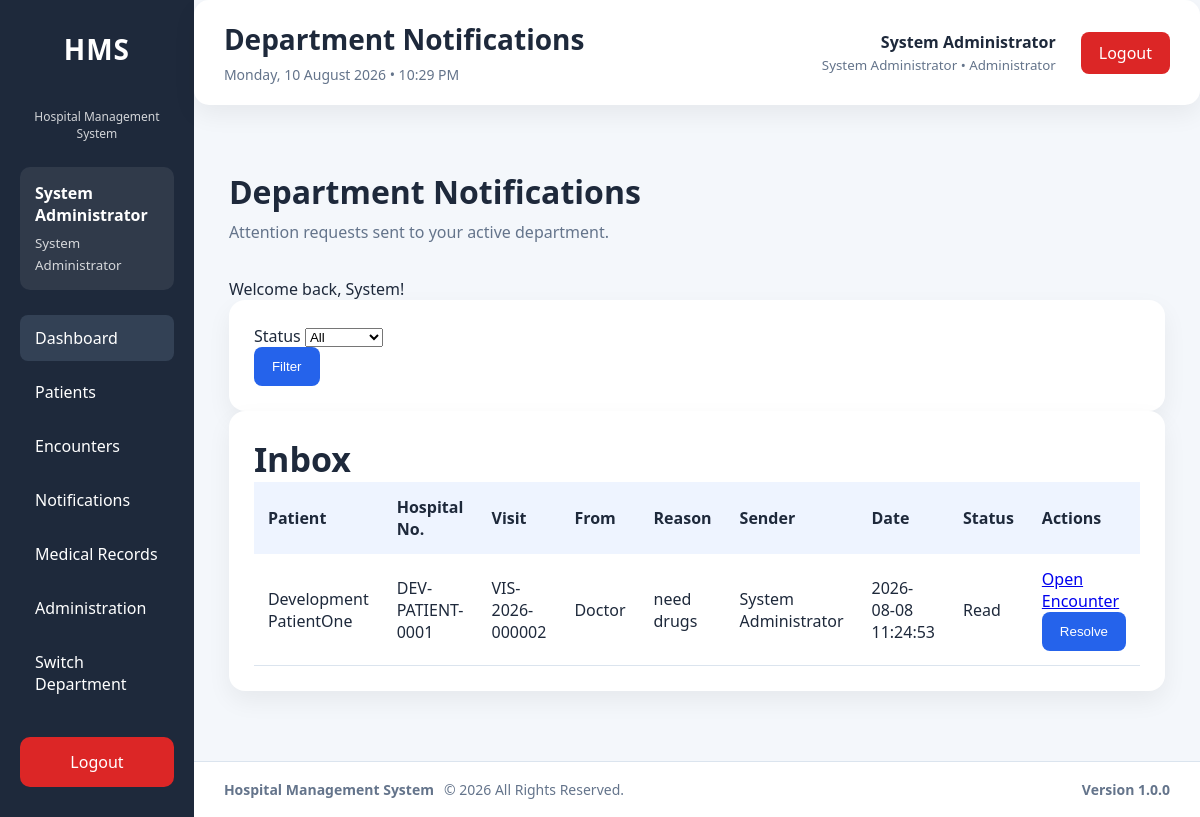
Page /modules/department_notifications/index.php (signed in) on the committed database.
### tables this page shows
CREATE TABLE `department_notifications` (
  `id` bigint(20) NOT NULL AUTO_INCREMENT,
  `visit_id` int(11) NOT NULL,
  `patient_id` int(11) NOT NULL,
  `from_department_id` int(11) DEFAULT NULL,
  `to_department_id` int(11) NOT NULL,
  `sent_by` int(11) NOT NULL,
  `reason` text NOT NULL,
  `status` enum('Unread','Read','Resolved') NOT NULL DEFAULT 'Unread',
  `created_at` datetime NOT NULL DEFAULT current_timestamp(),
  `read_by` int(11) DEFAULT NULL,
  `read_at` datetime DEFAULT NULL,
  `resolved_by` int(11) DEFAULT NULL,
  `resolved_at` datetime DEFAULT NULL,
  PRIMARY KEY (`id`),
  KEY `idx_department_notifications_to_status` (`to_department_id`,`status`,`created_at`),
  KEY `idx_department_notifications_visit` (`visit_id`,`created_at`),
  KEY `idx_department_notifications_patient` (`patient_id`,`created_at`),
  KEY `idx_department_notifications_sender` (`sent_by`,`created_at`),
  KEY `fk_department_notifications_from_department` (`from_department_id`),
  KEY `fk_department_notifications_read_by` (`read_by`),
  KEY `fk_department_notifications_resolved_by` (`resolved_by`),
  CONSTRAINT `fk_department_notifications_from_department` FOREIGN KEY (`from_department_id`) REFERENCES `departments` (`id`) ON DELETE SET NULL ON UPDATE CASCADE,
  CONSTRAINT `fk_department_notifications_patient` FOREIGN KEY (`patient_id`) REFERENCES `patients` (`id`) ON UPDATE CASCADE,
  CONSTRAINT `fk_department_notifications_read_by` FOREIGN KEY (`read_by`) REFERENCES `users` (`id`) ON UPDATE CASCADE,
  CONSTRAINT `fk_department_notifications_resolved_by` FOREIGN KEY (`resolved_by`) REFERENCES `users` (`id`) ON UPDATE CASCADE,
  CONSTRAINT `fk_department_notifications_sent_by` FOREIGN KEY (`sent_by`) REFERENCES `users` (`id`) ON UPDATE CASCADE,
  CONSTRAINT `fk_department_notifications_to_department` FOREIGN KEY (`to_department_id`) REFERENCES `departments` (`id`) ON UPDATE CASCADE,
  CONSTRAINT `fk_department_notifications_visit` FOREIGN KEY (`visit_id`) REFERENCES `visits` (`id`) ON UPDATE CASCADE
);

CREATE TABLE `departments` (
  `id` int(11) NOT NULL AUTO_INCREMENT,
  `department_name` varchar(100) NOT NULL,
  `department_code` varchar(30) NOT NULL,
  `description` text DEFAULT NULL,
  `location` varchar(150) DEFAULT NULL,
  `contact_extension` varchar(30) DEFAULT NULL,
  `department_type` enum('Clinical','Administrative','Diagnostic','Support') NOT NULL DEFAULT 'Support',
  `queue_enabled` tinyint(1) NOT NULL DEFAULT 1,
  `is_active` tinyint(1) NOT NULL DEFAULT 1,
  `display_order` int(11) NOT NULL DEFAULT 0,
  `created_at` timestamp NOT NULL DEFAULT current_timestamp(),
  `updated_at` timestamp NULL DEFAULT NULL ON UPDATE current_timestamp(),
  PRIMARY KEY (`id`),
  UNIQUE KEY `uq_departments_name` (`department_name`),
  UNIQUE KEY `uq_departments_code` (`department_code`),
  KEY `idx_departments_active` (`is_active`),
  KEY `idx_departments_type` (`department_type`),
  KEY `idx_departments_queue` (`queue_enabled`)
);

CREATE TABLE `patients` (
  `id` int(11) NOT NULL AUTO_INCREMENT,
  `hospital_number` varchar(30) DEFAULT NULL,
  `first_name` varchar(100) NOT NULL,
  `normalized_first_name` varchar(100) DEFAULT NULL,
  `middle_name` varchar(100) DEFAULT NULL,
  `normalized_middle_name` varchar(100) DEFAULT NULL,
  `last_name` varchar(100) NOT NULL,
  `normalized_last_name` varchar(100) DEFAULT NULL,
  `gender` enum('Male','Female','Other','Unknown') NOT NULL,
  `date_of_birth` date NOT NULL,
  `marital_status` varchar(30) DEFAULT NULL,
  `occupation` varchar(100) DEFAULT NULL,
  `phone` varchar(20) DEFAULT NULL,
  `normalized_phone` varchar(30) DEFAULT NULL,
  `email` varchar(150) DEFAULT NULL,
  `normalized_email` varchar(150) DEFAULT NULL,
  `address` text DEFAULT NULL,
  `state_of_origin` varchar(100) DEFAULT NULL,
  `nationality` varchar(100) DEFAULT NULL,
  `blood_group` varchar(5) DEFAULT NULL,
  `genotype` varchar(5) DEFAULT NULL,
  `allergies` text DEFAULT NULL,
  `next_of_kin` varchar(150) DEFAULT NULL,
  `next_of_kin_relationship` varchar(100) DEFAULT NULL,
  `next_of_kin_phone` varchar(20) DEFAULT NULL,
  `registered_by` int(11) DEFAULT NULL,
  `demographic_version` int(11) NOT NULL DEFAULT 1,
  `created_at` timestamp NOT NULL DEFAULT current_timestamp(),
  `updated_at` timestamp NULL DEFAULT NULL ON UPDATE current_timestamp(),
  PRIMARY KEY (`id`),
  UNIQUE KEY `uq_patients_hospital_number` (`hospital_number`),
  KEY `idx_patients_last_name` (`last_name`),
  KEY `idx_patients_first_name` (`first_name`),
  KEY `idx_patients_phone` (`phone`),
  KEY `idx_patients_registered_by` (`registered_by`),
  KEY `idx_patients_demographic_version` (`id`,`demographic_version`),
  KEY `idx_patients_normalized_name` (`normalized_last_name`,`normalized_first_name`,`date_of_birth`),
  KEY `idx_patients_normalized_phone` (`normalized_phone`),
  KEY `idx_patients_normalized_email` (`normalized_email`),
  KEY `idx_patients_dob_normalized_name` (`date_of_birth`,`normalized_last_name`,`normalized_first_name`),
  CONSTRAINT `fk_patients_registered_by` FOREIGN KEY (`registered_by`) REFERENCES `users` (`id`) ON DELETE SET NULL ON UPDATE CASCADE
);

CREATE TABLE `visits` (
  `id` int(11) NOT NULL AUTO_INCREMENT,
  `visit_number` varchar(30) NOT NULL,
  `patient_id` int(11) NOT NULL,
  `visit_date` datetime NOT NULL,
  `visit_type` enum('Outpatient','Inpatient','Emergency','Referral') NOT NULL DEFAULT 'Outpatient',
  `current_department_id` int(11) DEFAULT NULL,
  `attending_doctor_id` int(11) DEFAULT NULL,
  `queue_number` int(11) DEFAULT NULL,
  `current_department_received_status` enum('Pending','Received') NOT NULL DEFAULT 'Pending',
  `current_department_received_by` int(11) DEFAULT NULL,
  `current_department_received_at` datetime DEFAULT NULL,
  `visit_status` enum('Waiting','Reception','Records','Nursing','Doctor','Laboratory','X-Ray','Pharmacy','Physiotherapy','Theatre','Accounts','Store','Completed','Cancelled') NOT NULL DEFAULT 'Waiting',
  `created_by` int(11) DEFAULT NULL,
  `created_at` timestamp NOT NULL DEFAULT current_timestamp(),
  `updated_at` timestamp NULL DEFAULT NULL ON UPDATE current_timestamp(),
  PRIMARY KEY (`id`),
  UNIQUE KEY `uq_visits_number` (`visit_number`),
  KEY `idx_visits_patient` (`patient_id`),
  KEY `idx_visits_department` (`current_department_id`),
  KEY `idx_visits_doctor` (`attending_doctor_id`),
  KEY `idx_visits_department_receive` (`current_department_id`,`current_department_received_status`),
  KEY `idx_visits_creator` (`created_by`),
  KEY `idx_visits_status` (`visit_status`),
  KEY `idx_visits_date` (`visit_date`),
  KEY `fk_visits_received_by` (`current_department_received_by`),
  CONSTRAINT `fk_visits_created_by` FOREIGN KEY (`created_by`) REFERENCES `users` (`id`) ON DELETE SET NULL ON UPDATE CASCADE,
  CONSTRAINT `fk_visits_department` FOREIGN KEY (`current_department_id`) REFERENCES `departments` (`id`) ON DELETE SET NULL ON UPDATE CASCADE,
  CONSTRAINT `fk_visits_doctor` FOREIGN KEY (`attending_doctor_id`) REFERENCES `users` (`id`) ON DELETE SET NULL ON UPDATE CASCADE,
  CONSTRAINT `fk_visits_patient` FOREIGN KEY (`patient_id`) REFERENCES `patients` (`id`) ON UPDATE CASCADE,
  CONSTRAINT `fk_visits_received_by` FOREIGN KEY (`current_department_received_by`) REFERENCES `users` (`id`) ON DELETE SET NULL ON UPDATE CASCADE
);

### modules/department_notifications/index.php (the view, shortened to what the rows shown need)
<?php
$pageTitle = 'Department Notifications';
require_once __DIR__ . '/../../config/auth.php';
require_once __DIR__ . '/../../config/database.php';
require_once __DIR__ . '/../../config/helpers.php';
require_once __DIR__ . '/../../services/DepartmentNotificationService.php';
$departmentId = (int)($currentUser['active_department_id'] ?? $_SESSION['active_department_id'] ?? $currentUser['department_id'] ?? 0);
$status = (string)($_GET['status'] ?? '');
$service = new DepartmentNotificationService($pdo);
$notifications = $departmentId > 0 ? $service->listForDepartment($departmentId, $status) : [];
require_once __DIR__ . '/../../layouts/header.php';
require_once __DIR__ . '/../../layouts/sidebar.php';
?>
<div class="main-container">
<?php require_once __DIR__ . '/../../layouts/navbar.php'; ?>
<main class="content">
    <div class="page-header">
        <div>
            <h1>Department Notifications</h1>
        </div>
    </div>
    <?php if ($departmentId <= 0): ?>
        <div class="card alert-warning">
            Select an active department before viewing department notifications.
        </div>
    <?php else: ?>
        <div class="card">
            <h2>Inbox</h2>
            <?php if ($notifications === []): ?>
                <p>No notifications found.</p>
            <?php else: ?>
                <div class="table-responsive">
                    <table>
                        <thead>
                            <tr>
                                <th>Patient</th>
                                <th>Hospital No.</th>
                                <th>Visit</th>
                                <th>From</th>
                                <th>Reason</th>
                                <th>Sender</th>
                                <th>Date</th>
                                <th>Status</th>
                                <th>Actions</th>
                            </tr>
                        </thead>
                        <tbody>
                            <?php foreach ($notifications as $notification): ?>
                                <tr>
                                    <td><?= e((string)$notification['first_name']) ?> <?= e((string)$notification['last_name']) ?></td>
                                    <td><?= e((string)$notification['hospital_number']) ?></td>
                                    <td><?= e((string)$notification['visit_number']) ?></td>
                                    <td><?= e((string)($notification['from_department_name'] ?? 'Unknown')) ?></td>
                                    <td><?= nl2br(e((string)$notification['reason'])) ?></td>
                                    <td><?= e((string)$notification['sender_name']) ?></td>
                                    <td><?= e((string)$notification['created_at']) ?></td>
                                    <td><?= e((string)$notification['status']) ?></td>
                                    <td>
                                        <a class="btn-secondary" href="../visits/workspace.php?id=<?= (int)$notification['visit_id'] ?>">Open Encounter</a>
                                        <?php if ((string)$notification['status'] !== 'Resolved'): ?>
                                            <form method="post" action="resolve.php" style="display:inline">
                                                <button class="btn-primary" type="submit">Resolve</button>
                                            </form>
                                        <?php endif; ?>
                                    </td>
                                </tr>
                            <?php endforeach; ?>
                        </tbody>
                    </table>
                </div>
            <?php endif; ?>
        </div>
    <?php endif; ?>
</main>
<?php require_once __DIR__ . '/../../layouts/footer.php'; ?>

### layouts/sidebar.php (shortened to what the rows shown need)
<?php
if ($currentUser && isset($pdo)) {
    require_once __DIR__ . '/../services/DepartmentNotificationService.php';
}
?>
<aside class="sidebar">
    <div class="sidebar-header">
        <h2>HMS</h2>
    </div>
    <?php if ($currentUser): ?>
        <div class="sidebar-user">
            <strong>
                <?= e($currentUser['first_name']) ?>
                <?= e($currentUser['last_name']) ?>
            </strong>
            <small>
                <?= e($currentUser['role_name']) ?>
            </small>
        </div>
    <?php endif; ?>
</aside>
<div class="main-container">

### layouts/navbar.php (shortened to what the rows shown need)
<?php
$currentUser ??= [];
?>
<header class="navbar">
    <div class="navbar-left">
        <h1>
            <?= e($pageTitle ?? 'Hospital Management System') ?>
        </h1>
    </div>
    <div class="navbar-right">
        <div class="navbar-user">
            <div class="user-details">
                <strong>
                    <?= e($currentUser['first_name'] ?? '') ?>
                    <?= e($currentUser['last_name'] ?? '') ?>
                </strong>
                <small>
                    <?= e($currentUser['role_name'] ?? '') ?>
                    •
                    <?= e($currentUser['active_department_name'] ?? $currentUser['department_name'] ?? '') ?>
                </small>
            </div>
        </div>
    </div>
</header>

### rows in the picture
department_notifications: to_department.department_name "Administrator", patient.first_name "Development", patient.last_name "PatientOne", patient.hospital_number "DEV-PATIENT-0001", visit.visit_number "VIS-2026-000002", from_department.department_name "Doctor", reason "need drugs", sender_name "System Administrator", created_at "2026-08-08 11:24:53", status "Read"

### other values in the picture
$currentUser['first_name'] "System"
$currentUser['role_name'] "System Administrator"
$pageTitle "Department Notifications"
$successMessage "Welcome back, System!"
